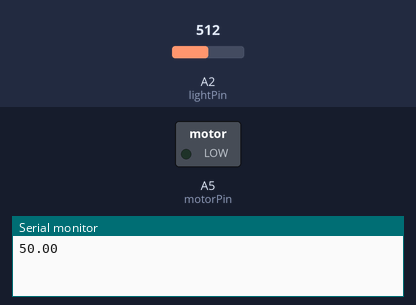
Recording of a sketch running on a simulated Arduino Uno, built with avr-gcc and run on an emulated ATmega328P. Shown: switched loads named in the sketch (green lamp = pin HIGH), the last lines printed to the serial monitor. The test bench sets the inputs (shaded band); at power-on: A2 (lightPin) = 512.

Above: at 0.1 s.
At 3.1 s:
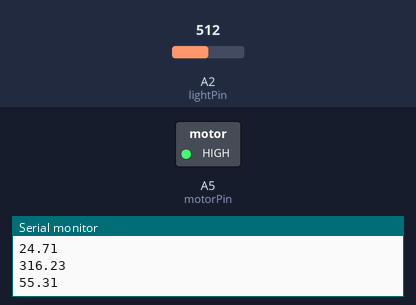
Timing chart, 0 to 24.5 s (numbered marks = the images above):
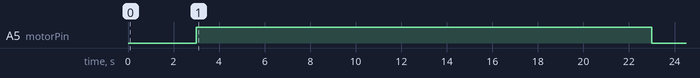

Measured:
- by itself, A5 (motorPin): LOW → HIGH at 3.0 s, → LOW 20.0 s later

The sketch:

ErgoAgri.ino
```cpp
int moistPin = A0;
int tempPin = A1;
int lightPin = A2;
int humidPin = A3;
int motorPin = A5;
float moist = 0.0;
float temp = 0.0;
float light = 0.0;
float humid = 0.0;
int waterFlag=0;
float dryAmount=72.0;
float hydrateAmount=45.0;
int boardID = 1;

void setup(){
  // put your setup code here, to run once:
  Serial.begin(9600);
  pinMode(moistPin, INPUT);//moisture
  pinMode(tempPin, INPUT);//temp
  pinMode(lightPin, INPUT);//light
  pinMode(humidPin, INPUT);//humid
  pinMode(motorPin, OUTPUT);//motor
}//end setup

void loop(){
  // put your main code here, to run repeatedly:
  //reset values to 0 to ensure that data being transmitted is new data (for testing purposes)
  moist = 0;
  temp = 0;
  light = 0;
  humid = 0;
  waterFlag = 0;

  //read data from pins and store into temp memory
  moist = analogRead(moistPin);
  moist = ((moist*0.9765625)/10);//convert value ranging from 0-1023 to a number between 0-99

  temp = analogRead(tempPin);
  temp=((((temp*5)/1024)-0.5)*100);//https://learn.adafruit.com/tmp36-temperature-sensor/using-a-temp-sensor

  humid = humidConv(temp);

  light = lightConv();

  Serial.println(moist);
  delay(1000);
  Serial.println(temp);
  delay(1000);
  Serial.println(light);
  delay(1000);
  Serial.println(humid);

  //watering if soil moisture is lower than allowed dry amount

	if(moist<=hydrateAmount)
	{
		digitalWrite(motorPin,HIGH);
    		delay(60000);
		//delay(1000);
    		digitalWrite(motorPin,LOW);
    		waterFlag=1;
	}

	if((moist<=dryAmount)&&(waterFlag==0))
	{
    		digitalWrite(motorPin,HIGH);
    		delay(20000);
		//delay(500);
    		digitalWrite(motorPin,LOW);
                delay(40000);
    		waterFlag=2;
  	}

        if(waterFlag==0)
        {
          delay(60000);
        }

  //Ensures that the measuring data timing does float away over time.
  /*if(waterFlag==1){
    delay(57000);}
  else if(waterflag==2){
    delay(15000);
}
else{
    delay(57000);
}*/

  //1h between measurements
  for (int x = 0; x < 59; x++)
  {
    for (int y = 0; y < 60; y++)
    {
      delay(1000);
    }
  }//end of 1h wait

}

//https://learn.adafruit.com/adafruit-ga1a12s202-log-scale-analog-light-sensor/use-it
float lightConv()
{
  float rawRange = 1024;
  float logRange = 5.0;
  float data=0.0;
  float value=0.0;
  int raw=0;

  analogReference(EXTERNAL);
  for (int x=0;x<10;x++)
  {
    raw=analogRead(lightPin);
  }
   value = (raw*logRange/rawRange);
   data=pow(10,value);

  analogReference(DEFAULT);

  for(int x=0;x<10;x++)
  {
    raw=analogRead(lightPin);
  }

  return data;

}
float humidConv(float temp)//http://bildr.org/2012/11/hih4030-arduino/
{
    int raw = analogRead(humidPin);
    float supplyVolt=5.0;
    float voltage = raw/1023.0*supplyVolt;
    float sensorRH = 161.0*voltage/supplyVolt - 25.8;
    float trueRH = sensorRH/(1.0546 - 0.0026*temp);

    return trueRH;
}
```
